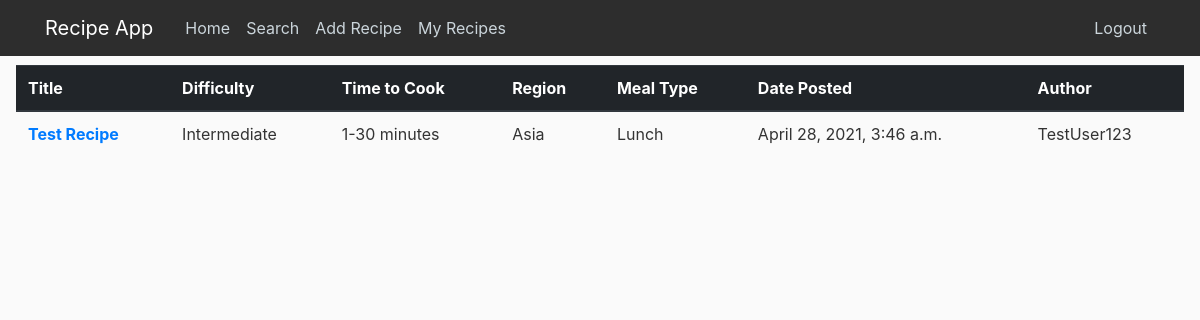
/myRecipes/ (signed in), run on an earlier commit of the app's database.
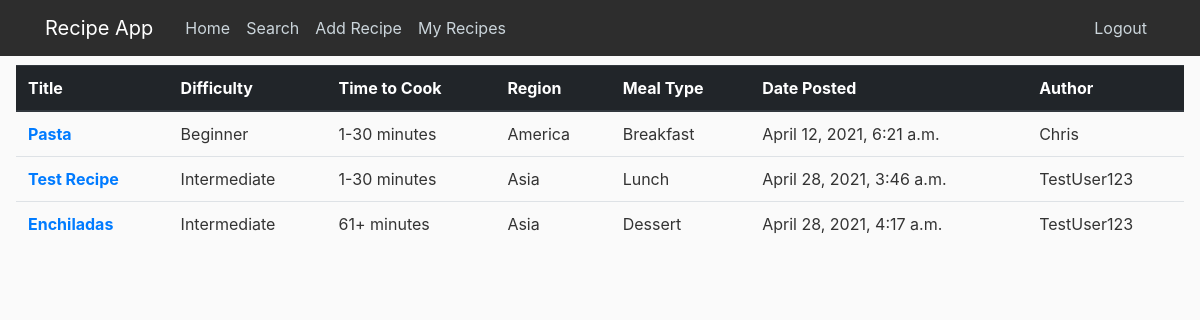
And on a later commit of the database.
### cooking/models.py (models this page shows, shortened)
class Recipe(models.Model):
    DIFFICULTY = [
        ('Beginner', 'Beginner'),
        ('Intermediate', 'Intermediate'),
        ('Expert', 'Expert'),
    ]
    TIME_TO_COOK = [
        ('1-30 minutes', '1-30 minutes'),
        ('31-60 minutes', '31-60 minutes'),
        ('61+ minutes', '61+ minutes'),
    ]
    REGION = [
        ('America', 'America'),
        ('Europe', 'Europe'),
        ('Africa', 'Africa'),
        ('Asia', 'Asia'),
        ('Australia', 'Australia')
    ]
    MEAL_TYPE = [
        ('Breakfast', 'Breakfast'),
        ('Lunch', 'Lunch'),
        ('Dinner', 'Dinner'),
        ('Dessert', 'Dessert'),
        ('Snack', 'Snack'),
    ]
    title = models.CharField(max_length=100, null=True)
    difficulty = models.CharField(
        max_length=100,
        choices=DIFFICULTY,
        null=True
    )
    time_to_cook = models.CharField(
        max_length=100,
        choices=TIME_TO_COOK,
        null=True
    )
    region = models.CharField(
        max_length=100,
        choices=REGION,
        null=True
    )
    meal_type = models.CharField(
        max_length=100,
        choices=MEAL_TYPE,
        null=True
    )
    content = models.TextField(null=True)
    date_posted = models.DateTimeField(default=timezone.now, null=True)
    author = models.ForeignKey(User, on_delete=models.SET_NULL, null=True)
    is_saved = models.BooleanField(default=False)

### cooking/views.py (the view)
# urls.py: path('myRecipes/', views.myRecipes, name='cooking-myRecipes'),
def myRecipes(request):
    my_recipes = Recipe.objects.filter(Q(author=request.user) | Q(is_saved=True))
    context = {'my_recipes': my_recipes}
    return render(request, 'cooking/myRecipes.html', context)

### cooking/templates/cooking/myRecipes.html
{% extends "cooking/base.html" %}
{% block content %}
<table class="table">
  <thead class="thead-dark">
    <tr>
      <th scope="col">Title</th>
      <th scope="col">Difficulty</th>
      <th scope="col">Time to Cook</th>
        <th scope="col">Region</th>
        <th scope="col">Meal Type</th>
        <th scope="col">Date Posted</th>
        <th scope="col">Author</th>
    </tr>
  </thead>
  <tbody>
  {% for recipe in my_recipes %}
    <tr>
      <th scope="row"><a href="{% url 'viewRecipe' recipe.id %}">{{ recipe.title }}</a></th>
      <td>{{ recipe.difficulty }}</td>
      <td>{{ recipe.time_to_cook }}</td>
      <td>{{ recipe.region }}</td>
        <td>{{ recipe.meal_type }}</td>
        <td>{{ recipe.date_posted }}</td>
        <td>{{ recipe.author }}</td>
    </tr>
  {% endfor %}
  </tbody>
</table>
{% endblock %}

### cooking/templates/cooking/base.html (shortened to what this page needs)
{% load static %}
<html>
<head>
    <link rel="stylesheet" href="https://maxcdn.bootstrapcdn.com/bootstrap/4.0.0/css/bootstrap.min.css">
    <link rel="stylesheet" type="text/css" href="{% static 'cooking/main.css' %}">
</head>
<body>
    <header class="site-header">
      <nav class="navbar navbar-expand-md navbar-dark bg-steel fixed-top">
        <div class="container">
          <a class="navbar-brand mr-4" href="{% url 'cooking-home' %}">Recipe App</a>
          <div class="collapse navbar-collapse" id="navbarToggle">
            <div class="navbar-nav mr-auto">
              <a class="nav-item nav-link" href="{% url 'cooking-home' %}">Home</a>
                <a class="nav-item nav-link" href="{% url 'cooking-search' %}">Search</a>
                {% if user.is_authenticated %}
              <a class="nav-item nav-link" href="{% url 'addRecipe' %}">Add Recipe</a>
                <a class="nav-item nav-link" href="{% url 'cooking-myRecipes' %}">My Recipes</a>
                {% endif %}
            </div>
            <div class="navbar-nav">
                {% if user.is_authenticated %}
                <a class="nav-item nav-link" href="{%url 'logout' %}">Logout</a>
                {% else %}
                <a class="nav-item nav-link" href="{%url 'login' %}">Login</a>
                <a class="nav-item nav-link" href="{% url 'register' %}">Register</a>
                {% endif %}
            </div>
          </div>
        </div>
      </nav>
    </header>
    <main role="main" class="container">
      <div class="row">
        <div class="col-md-8">
        </div>
      </div>
    </main>
    {% block content %}{% endblock %}
</body>
</html>

### cooking/static/cooking/main.css (style rules this page uses)
body { background: #fafafa; color: #333333; margin-top: 3rem; padding: 1em; }
.bg-steel { background-color: #2D2D2D; }
.site-header .navbar-nav .nav-link { color: #cbd5db; }

What changed in the data, as far as the page shows it:
now on this page (row edited): Recipe: title "Pasta", difficulty "Beginner", time_to_cook "1-30 minutes", region "America", meal_type "Breakfast", date_posted "April 12, 2021, 6:21 a.m.", author "Chris"
added Recipe: title "Enchiladas", difficulty "Intermediate", time_to_cook "61+ minutes", region "Asia", meal_type "Dessert", date_posted "April 28, 2021, 4:17 a.m.", author "TestUser123"
